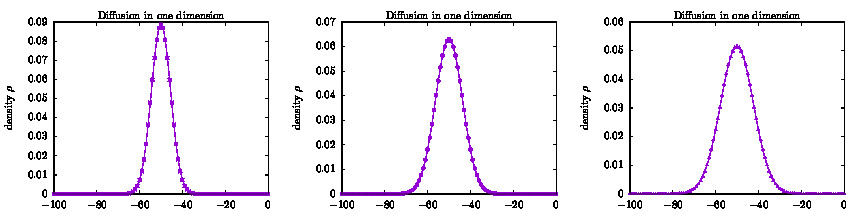

The script that saved this image:
#!/usr/bin/env gnuplot

set term epslatex standalone solid color size 12,3
set output "df1d.tex"
set multiplot layout 1,3

set title "Diffusion in one dimension" offset 0,-1
set ylabel "density $\\rho$" rotate by 90
# set yrange [0.0:0.01]
set key at 30,250
plot "t.txt"  u ($1-100):3  w lp pt 3 t ""

set title "Diffusion in one dimension" offset 0, -1
set ylabel "density $\\rho$" rotate by 90
# set yrange [0.0:0.005]
plot "t.txt" u ($1-100):4  w lp pt 6 t ""

set title "Diffusion in one dimension" offset 0,-1
set ylabel "density $\\rho$" rotate by 90
# set yrange [0.0:0.0025]
plot "t.txt" u ($1-100):5  w lp pt 9 t ""

unset multiplot
set output
!xelatex df1d.tex &>/dev/null
!evince df1d.pdf &>/dev/null &
